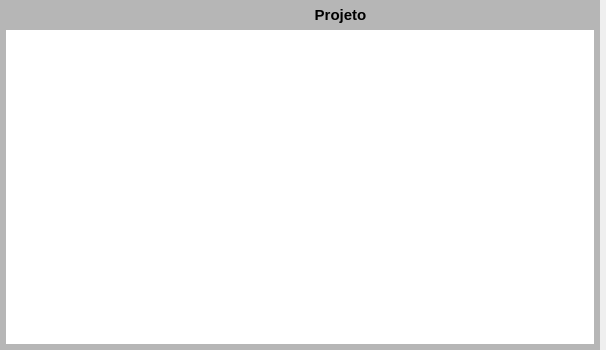
         <widget class="QWidget" name="widget_7" native="true">
          <property name="minimumSize">
           <size>
            <width>0</width>
            <height>350</height>
           </size>
          </property>
          <layout class="QHBoxLayout" name="horizontalLayout_6">
           <property name="leftMargin">
            <number>0</number>
           </property>
           <property name="topMargin">
            <number>0</number>
           </property>
           <property name="rightMargin">
            <number>0</number>
           </property>
           <property name="bottomMargin">
            <number>0</number>
           </property>
           <item>
            <widget class="QWidget" name="widget_13" native="true">
             <property name="minimumSize">
              <size>
               <width>600</width>
               <height>0</height>
              </size>
             </property>
             <property name="maximumSize">
              <size>
               <width>16777215</width>
               <height>16777215</height>
              </size>
             </property>
             <property name="styleSheet">
              <string notr="true">background-color: rgb(182, 182, 182);</string>
             </property>
             <layout class="QVBoxLayout" name="verticalLayout_15">
              <property name="leftMargin">
               <number>6</number>
              </property>
              <property name="topMargin">
               <number>6</number>
              </property>
              <property name="rightMargin">
               <number>6</number>
              </property>
              <property name="bottomMargin">
               <number>6</number>
              </property>
              <item>
               <widget class="QWidget" name="widget_15" native="true">
                <property name="minimumSize">
                 <size>
                  <width>0</width>
                  <height>18</height>
                 </size>
                </property>
                <property name="maximumSize">
                 <size>
                  <width>16777215</width>
                  <height>18</height>
                 </size>
                </property>
                <layout class="QHBoxLayout" name="horizontalLayout_13">
                 <property name="leftMargin">
                  <number>0</number>
                 </property>
                 <property name="topMargin">
                  <number>0</number>
                 </property>
                 <property name="rightMargin">
                  <number>0</number>
                 </property>
                 <property name="bottomMargin">
                  <number>0</number>
                 </property>
                 <item>
                  <widget class="QLabel" name="label_12">
                   <property name="minimumSize">
                    <size>
                     <width>75</width>
                     <height>0</height>
                    </size>
                   </property>
                   <property name="maximumSize">
                    <size>
                     <width>75</width>
                     <height>16777215</height>
                    </size>
                   </property>
                   <property name="text">
                    <string/>
                   </property>
                  </widget>
                 </item>
                 <item>
                  <widget class="QLabel" name="label_Titulo_3">
                   <property name="minimumSize">
                    <size>
                     <width>0</width>
                     <height>0</height>
                    </size>
                   </property>
                   <property name="maximumSize">
                    <size>
                     <width>16777215</width>
                     <height>16777215</height>
                    </size>
                   </property>
                   <property name="font">
                    <font>
                     <pointsize>11</pointsize>
                     <weight>75</weight>
                     <bold>true</bold>
                    </font>
                   </property>
                   <property name="text">
                    <string>Projeto</string>
                   </property>
                   <property name="alignment">
                    <set>Qt::AlignCenter</set>
                   </property>
                  </widget>
                 </item>
                </layout>
               </widget>
              </item>
              <item>
               <widget class="QLabel" name="label_2">
                <property name="cursor">
                 <cursorShape>ArrowCursor</cursorShape>
                </property>
                <property name="focusPolicy">
                 <enum>Qt::NoFocus</enum>
                </property>
                <property name="styleSheet">
                 <string notr="true">background-color: rgb(255, 255, 255);</string>
                </property>
                <property name="text">
                 <string/>
                </property>
                <property name="alignment">
                 <set>Qt::AlignCenter</set>
                </property>
               </widget>
              </item>
             </layout>
            </widget>
           </item>
           <item>
            <widget class="QWidget" name="widget_8" native="true"/>
           </item>
          </layout>
         </widget>
